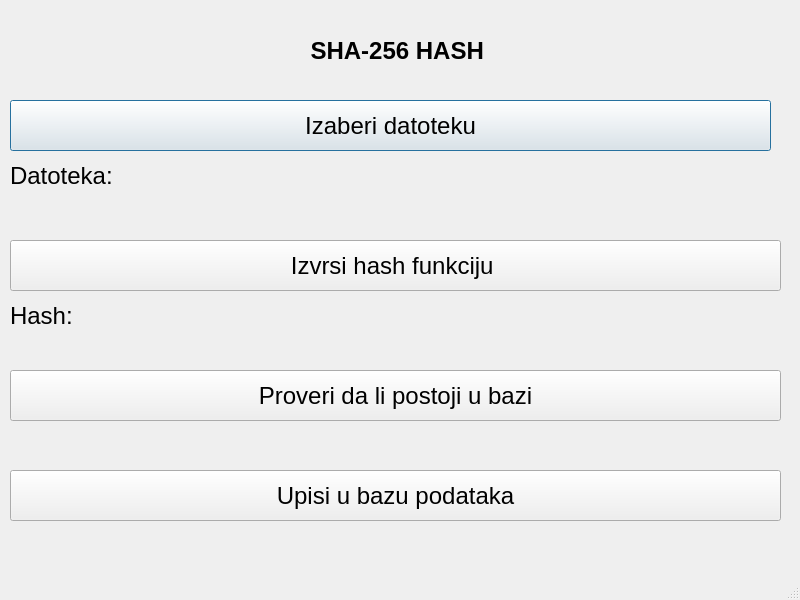
<?xml version="1.0" encoding="UTF-8"?>
<ui version="4.0">
 <class>MainWindow</class>
 <widget class="QMainWindow" name="MainWindow">
  <property name="geometry">
   <rect>
    <x>0</x>
    <y>0</y>
    <width>800</width>
    <height>600</height>
   </rect>
  </property>
  <property name="font">
   <font>
    <pointsize>18</pointsize>
   </font>
  </property>
  <property name="cursor">
   <cursorShape>BusyCursor</cursorShape>
  </property>
  <property name="mouseTracking">
   <bool>true</bool>
  </property>
  <property name="windowTitle">
   <string>MainWindow</string>
  </property>
  <widget class="QWidget" name="centralwidget">
   <widget class="QLabel" name="titleLabel">
    <property name="geometry">
     <rect>
      <x>10</x>
      <y>30</y>
      <width>781</width>
      <height>41</height>
     </rect>
    </property>
    <property name="font">
     <font>
      <pointsize>18</pointsize>
      <weight>75</weight>
      <bold>true</bold>
     </font>
    </property>
    <property name="cursor">
     <cursorShape>BusyCursor</cursorShape>
    </property>
    <property name="mouseTracking">
     <bool>true</bool>
    </property>
    <property name="layoutDirection">
     <enum>Qt::LeftToRight</enum>
    </property>
    <property name="text">
     <string>SHA-256 HASH </string>
    </property>
    <property name="textFormat">
     <enum>Qt::AutoText</enum>
    </property>
    <property name="alignment">
     <set>Qt::AlignCenter</set>
    </property>
   </widget>
   <widget class="QPushButton" name="pushButton">
    <property name="geometry">
     <rect>
      <x>10</x>
      <y>100</y>
      <width>761</width>
      <height>51</height>
     </rect>
    </property>
    <property name="font">
     <font>
      <pointsize>18</pointsize>
      <italic>false</italic>
      <underline>false</underline>
      <strikeout>false</strikeout>
     </font>
    </property>
    <property name="tabletTracking">
     <bool>false</bool>
    </property>
    <property name="text">
     <string>Izaberi datoteku</string>
    </property>
    <property name="autoDefault">
     <bool>false</bool>
    </property>
    <property name="default">
     <bool>true</bool>
    </property>
   </widget>
   <widget class="QLabel" name="label">
    <property name="geometry">
     <rect>
      <x>10</x>
      <y>160</y>
      <width>161</width>
      <height>31</height>
     </rect>
    </property>
    <property name="text">
     <string>Datoteka:</string>
    </property>
   </widget>
   <widget class="QLabel" name="label_2">
    <property name="geometry">
     <rect>
      <x>10</x>
      <y>190</y>
      <width>781</width>
      <height>31</height>
     </rect>
    </property>
    <property name="font">
     <font>
      <pointsize>10</pointsize>
      <italic>false</italic>
      <underline>false</underline>
     </font>
    </property>
    <property name="text">
     <string/>
    </property>
   </widget>
   <widget class="QLabel" name="label_3">
    <property name="geometry">
     <rect>
      <x>10</x>
      <y>300</y>
      <width>241</width>
      <height>31</height>
     </rect>
    </property>
    <property name="text">
     <string>Hash:</string>
    </property>
   </widget>
   <widget class="QLabel" name="label_4">
    <property name="geometry">
     <rect>
      <x>10</x>
      <y>340</y>
      <width>781</width>
      <height>31</height>
     </rect>
    </property>
    <property name="font">
     <font>
      <pointsize>10</pointsize>
     </font>
    </property>
    <property name="text">
     <string/>
    </property>
   </widget>
   <widget class="QPushButton" name="pushButton_2">
    <property name="geometry">
     <rect>
      <x>10</x>
      <y>240</y>
      <width>771</width>
      <height>51</height>
     </rect>
    </property>
    <property name="text">
     <string>Izvrsi hash funkciju </string>
    </property>
   </widget>
   <widget class="QPushButton" name="pushButton_3">
    <property name="geometry">
     <rect>
      <x>10</x>
      <y>470</y>
      <width>771</width>
      <height>51</height>
     </rect>
    </property>
    <property name="text">
     <string>Upisi u bazu podataka</string>
    </property>
   </widget>
   <widget class="QPushButton" name="pushButton_4">
    <property name="geometry">
     <rect>
      <x>10</x>
      <y>370</y>
      <width>771</width>
      <height>51</height>
     </rect>
    </property>
    <property name="text">
     <string>Proveri da li postoji u bazi</string>
    </property>
   </widget>
   <widget class="QLabel" name="label_5">
    <property name="geometry">
     <rect>
      <x>10</x>
      <y>430</y>
      <width>771</width>
      <height>31</height>
     </rect>
    </property>
    <property name="text">
     <string/>
    </property>
    <property name="alignment">
     <set>Qt::AlignCenter</set>
    </property>
   </widget>
  </widget>
  <widget class="QMenuBar" name="menubar">
   <property name="geometry">
    <rect>
     <x>0</x>
     <y>0</y>
     <width>800</width>
     <height>38</height>
    </rect>
   </property>
  </widget>
  <widget class="QStatusBar" name="statusbar"/>
 </widget>
 <resources/>
 <connections/>
</ui>
